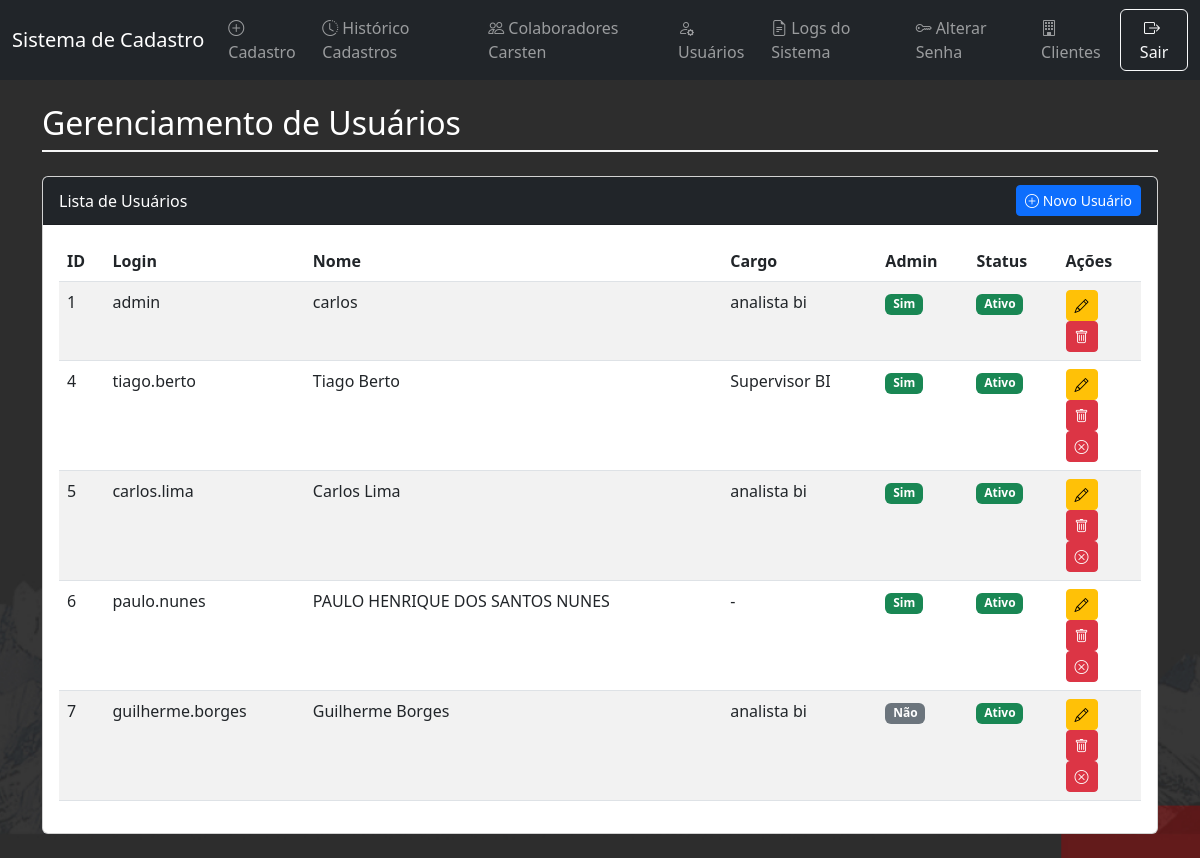
The page /admin/usuarios (signed in) on the database as committed earlier.
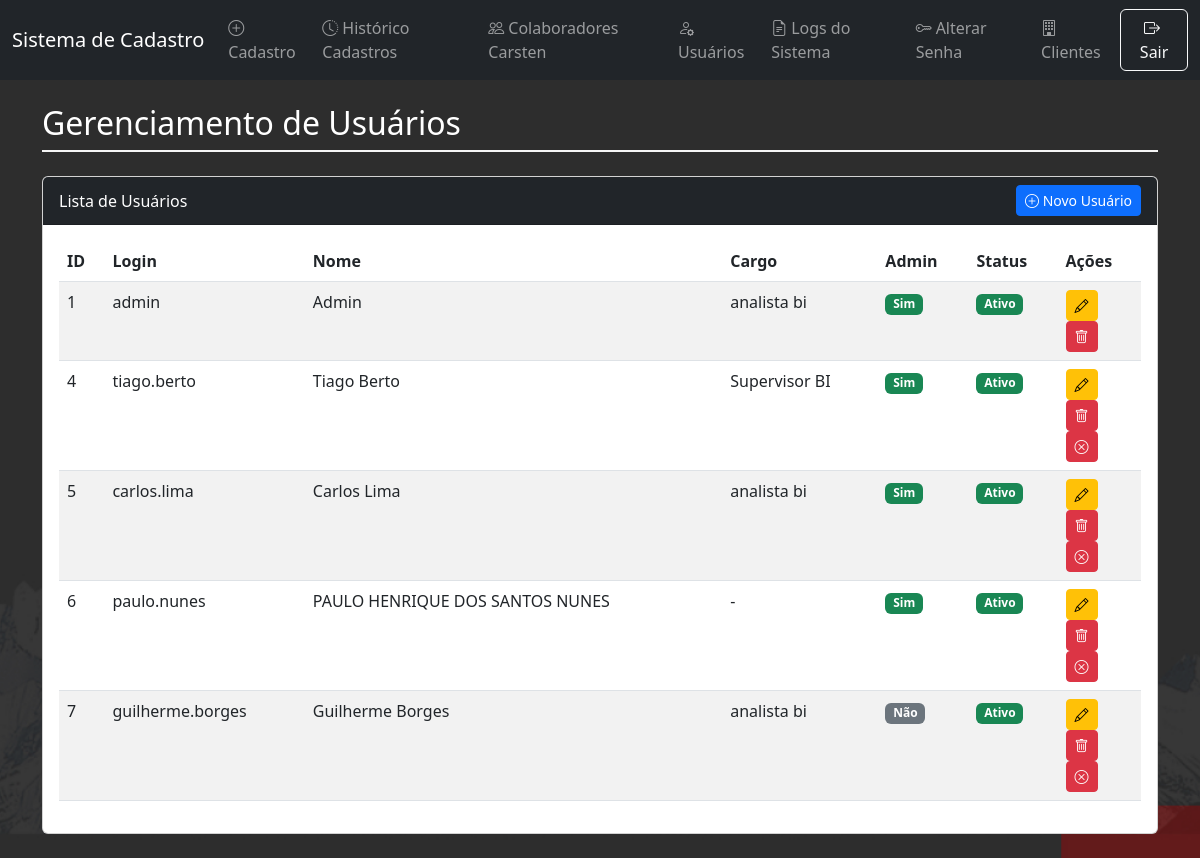
The same page on the database as committed later.
### tables this page shows
CREATE TABLE usuarios (
            id INTEGER PRIMARY KEY AUTOINCREMENT,
            username VARCHAR(50) UNIQUE NOT NULL,
            password VARCHAR(100) NOT NULL,
            nome VARCHAR(100),
            cargo VARCHAR(50),
            admin BOOLEAN DEFAULT 0,
            ativo BOOLEAN DEFAULT 1
        );

### app.py (the view)
@app.route('/admin/usuarios')
def gerenciar_usuarios():
    if 'user_id' not in session or not session.get('admin'):
        flash('Acesso negado. Somente administradores podem acessar esta página.', 'danger')
        return redirect(url_for('index'))
    conn = get_db_connection()
    usuarios = conn.execute('SELECT id, username, nome, cargo, admin, ativo FROM usuarios').fetchall()
    conn.close()
    return render_template('admin_usuarios.html', usuarios=usuarios)

### app.py (called while the page is built)
def get_db_connection():
    conn = sqlite3.connect(DATABASE)
    conn.row_factory = sqlite3.Row
    return conn

@app.context_processor
def inject_datetime():
    return {'datetime': datetime}

### templates/admin_usuarios.html
{% extends "base.html" %}
{% block content %}
<div class="container mt-4">
    <h2 class="mb-4 usuarios-admin-titulo">Gerenciamento de Usuários</h2>
    <div class="card mb-4">
        <div class="card-header bg-dark text-white">
            <div class="d-flex justify-content-between align-items-center">
                <span>Lista de Usuários</span>
                <a href="{{ url_for('criar_usuario') }}" class="btn btn-primary btn-sm">
                    <i class="bi bi-plus-circle"></i> Novo Usuário
                </a>
            </div>
        </div>
        <div class="card-body">
            <div class="table-responsive">
                <table class="table table-striped">
                    <thead>
                        <tr>
                            <th>ID</th>
                            <th>Login</th>
                            <th>Nome</th>
                            <th>Cargo</th>
                            <th>Admin</th>
                            <th>Status</th>
                            <th>Ações</th>
                        </tr>
                    </thead>
                    <tbody>
                        {% for usuario in usuarios %}
                        <tr>
                            <td>{{ usuario['id'] }}</td>
                            <td>{{ usuario['username'] }}</td>
                            <td>{{ usuario['nome'] or '-' }}</td>
                            <td>{{ usuario['cargo'] or '-' }}</td>
                            <td>
                                {% if usuario['admin'] %}
                                    <span class="badge bg-success">Sim</span>
                                {% else %}
                                    <span class="badge bg-secondary">Não</span>
                                {% endif %}
                            </td>
                            <td>
                                {% if usuario['ativo'] %}
                                    <span class="badge bg-success">Ativo</span>
                                {% else %}
                                    <span class="badge bg-danger">Inativo</span>
                                {% endif %}
                            </td>
                            <td>
                                <a href="{{ url_for('editar_usuario', id=usuario['id']) }}" class="btn btn-sm btn-warning">
                                    <i class="bi bi-pencil"></i>
                                </a>
                                <form action="{{ url_for('excluir_usuario', id=usuario['id']) }}" method="POST" onsubmit="return confirm('Tem certeza que deseja excluir este usuário?');">
                                <button type="submit" class="btn btn-sm btn-danger" title="Excluir">
                                    <i class="bi bi-trash"></i>
                                </button>
                            </form>
                                {% if usuario['id'] != session['user_id'] %}
                                <form action="{{ url_for('alternar_status_usuario', id=usuario['id']) }}" method="post" class="d-inline">
                                    <button type="submit" class="btn btn-sm btn-{% if usuario['ativo'] %}danger{% else %}success{% endif %}">
                                        <i class="bi bi-{% if usuario['ativo'] %}x-circle{% else %}check-circle{% endif %}"></i>
                                    </button>
                                </form>
                                {% endif %}
                            </td>
                        </tr>
                        {% endfor %}
                    </tbody>
                </table>
            </div>
        </div>
    </div>
</div>
{% endblock %}

Rows that differ between the two databases and show on the page:
changed usuarios "admin": nome "carlos" → "Admin"
